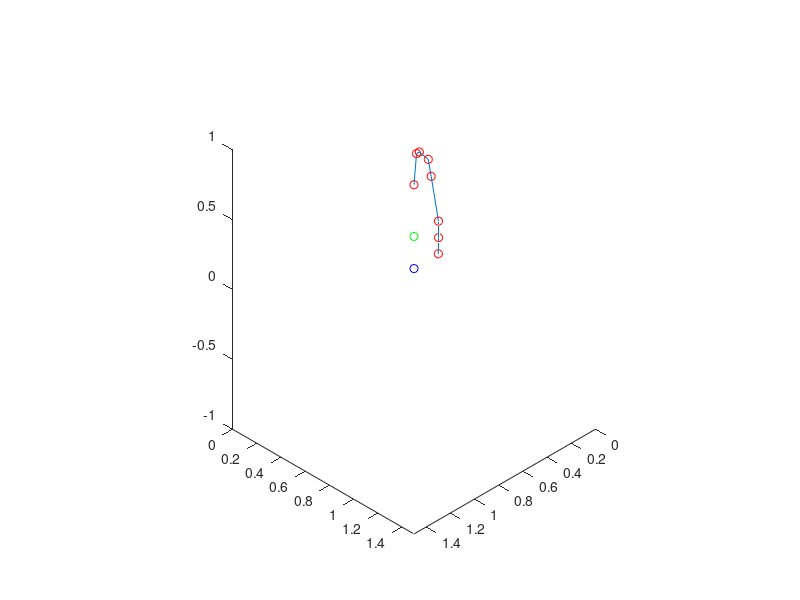

The MATLAB source for this figure: (Note: this script raises an error after producing the figure.)
%function [output1,output2] = getangles(args)
function main
    %theta = args.arg1';
    %final = args.arg2;
    type = 6;
    theta = [1;-0.7;0;1.4;0;0.85;0];
    %theta = [1;-0.377;-0.2;1.4;0.1;0.777;0.067];
    final = [0.5,.5,-.1];
    finalr = final + [0,0,1.0374-0.8077];
    finalr = finalr';
    Rdes = ROTy(pi/2);
    
    dt = 0.1;
    w = [0,0,1,0,1,0,1;0,1,0,1,0,1,0;1,0,0,0,0,0,0];
    q = [0,0.069,0.171,0.4334,0.537,0.8077,0.9237;0,0,0,0,0,0,0;...
         0,0.2703,0.2703,0.2014,0.2014,0.1913,0.1913];
    tw = zeros(6,7);
    for i = 1:7
        tw(:,i) = [-cross(w(:,i),q(:,i));w(:,i)];
    end
    
    g01 = eye(4);
    g02 = [ROTx(-pi/2),[0.0690;0;0.2703];zeros(1,3),1]
    g03 = [ROTy(pi/2),[0.1710;0;0.2703];zeros(1,3),1];
    g04 = [ROTx(-pi/2),[0.4334;0;0.2014];zeros(1,3),1];
    g05 = [ROTy(pi/2),[0.5370;0;0.2014];zeros(1,3),1];
    g06 = [ROTx(-pi/2),[0.8077;0;0.1913];zeros(1,3),1];
    g07 = [ROTy(pi/2),[0.9237;0;0.1913];zeros(1,3),1];
    g0e = [ROTy(pi/2),[1.0374;-0.0022;0.1924];zeros(1,3),1];
    %g0e = [ROTy(pi/2),[1.0237;0;0.1913];zeros(1,3),1];


    
    framecount = 1;
    q = 1;
    
    while true
        q=q+1;
        if floor(q/200) == ceil(q/200)
            pause(3);
        end
        for i = 1:7
            ex{i} = expm(hat6(tw(:,i))*theta(i));
        end
        H{1} = ex{1}*g01;
        H{2} = ex{1}*ex{2}*g02;
        H{3} = ex{1}*ex{2}*ex{3}*g03;
        H{4} = ex{1}*ex{2}*ex{3}*ex{4}*g04;
        H{5} = ex{1}*ex{2}*ex{3}*ex{4}*ex{5}*g05;
        H{6} = ex{1}*ex{2}*ex{3}*ex{4}*ex{5}*ex{6}*g06;
        H{7} = ex{1}*ex{2}*ex{3}*ex{4}*ex{5}*ex{6}*ex{7}*g07;
        He = ex{1}*ex{2}*ex{3}*ex{4}*ex{5}*ex{6}*ex{7}*g0e;
        
        Oe = He(1:3,4);
        O = zeros(3,7);
        J = zeros(6,7);
        JO = zeros(6,7);
        for i=1:7
            O(:,i) = H{i}(1:3,4);
            J(:,i) = [cross(w(:,i),Oe-O(:,i));w(:,i)];
            JO(:,i) = [cross(w(:,i),O(:,7)-O(:,i));w(:,i)];
        end
        %JO(:,5:7)=0;
        %JE(:,1:5)=0;
        DrawRobot(O,Oe,final,finalr);
        movie_frames(framecount) = getframe(gcf);
        framecount = framecount+1;
        
        CurrR = He(1:3,1:3);
        %Reul = rotm2eul(R,'XYZ');
        %ErrR = dot(Rdes,CurrR')
        ErrR = CurrR\Rdes
        thet = acos((trace(ErrR))/2);
        %me = 1./(2./sin(thet))*[ErrR(3,2)-ErrR(2,3);ErrR(1,3)-ErrR(3,1);ErrR(2,1)-ErrR(1,2)];
        me = vrrotmat2vec(ErrR);
        me = me(1,4)*(me(1,1:3)')
        w_unit = me;
        EdotR = .001*w_unit;
        %Rm = R\Rdes;
        
        %[r,p,y] = dcm2angle(Rm, 'XYZ')        
        %V = (1/cos(p))*[cos(r) sin(r) 0;-sin(r)*cos(p) cos(r)*cos(p) 0;cos(r)*sin(p) sin(r)*sin(p) cos(r)];
        %E = [eye(3,3) zeros(3,3); zeros(3,3) V];
        %J = E*JE;
        err = [final(1)-Oe(1);final(2)-Oe(2);final(3)-Oe(3)];
        %Rerr = [finalr(1)-O(1,7);finalr(2)-O(2,7);finalr(3)-O(3,7)];
        %Rerr = [r;p;y];
        nerr = norm(err);
        %nRerr = norm(Rerr);
        nRerr = norm(EdotR)
        if type == 6
            if (nerr>0.01) && (nRerr>0.01)
                %Edot = [err./nerr*0.02;Rerr./nRerr*0.05];
                Edot = [err./nerr*0.02];
                %EdotR =[Rerr./nRerr*0.02;zeros(3,1)];
            elseif (nerr>0.01) && (nRerr<0.01)
                Edot = [err./nerr*0.02];
                EdotR = zeros(3,1);
            elseif (nerr<0.01) && (nRerr>0.01)
                Edot = zeros(3,1);
            else
                %pause(5);
                break
            end
            qdot = J'*(J*J'+0.01*eye(6,6))^(-1)*[Edot;EdotR];
        elseif type == 5
            if (nerr>0.01) && (nRerr>0.5)
                Edot = [err./nerr*0.02;Rerr./nRerr*0.05];
                %Edot = [err./nerr*0.02;zeros(3,1)];
            elseif (nerr>0.01) && (nRerr<0.5)
                Edot = [err./nerr*0.02;zeros(3,1)];
            elseif (nerr<0.01) && (nRerr>0.5)
                Edot = [zeros(3,1);Rerr./nRerr*0.05];
            else
                %pause(5);
                break
            end
            qdot = J'*(J*J'+0.01*eye(6,6))^(-1)*Edot;
        elseif type == 3
            J = J(1:3,:);
            if nerr > 0.01
                Edot = err./nerr*0.05;
            else
                pause(5);
                break
            end
            qdot = J'*(J*J'+0.01*eye(3,3))^(-1)*Edot;
        else
           if nerr > 0.01
                Edot = [err./nerr*0.05;zeros(3,1)];
            else
                pause(5);
                break
            end
            qdot = J'*(J*J'+0.01*eye(6,6))^(-1)*Edot; 
        end
        theta = theta + qdot*dt;
    end
    
     nFrames = length(movie_frames);
     vidObj = VideoWriter('Baxter_Checkers.avi');
     vidObj.Quality = 100;
     vidObj.FrameRate = nFrames/5;
     open(vidObj);
     for i = 1:nFrames
         writeVideo(vidObj,movie_frames(i));
     end
     close(gcf)
     close(vidObj);
    
    output1 = theta;
    output2 = He;
end

function DrawRobot(O,Oe,final,finalr)

    clf        % Clears the figure
    axis equal % Sets axes scaling equal
    axis([0,1.5,0,1.5,-1,1]); % Defines axes bounds
    view([1,1,1]); %View angle
    hold on;
    
    % Plots point and lines for links
    
    
    for i=1:7
        plot3(O(1,i),O(2,i),O(3,i),'ro');
        if i == 7
            plot3(Oe(1),Oe(2),Oe(3),'ro');
            line([O(1,i),Oe(1)],[O(2,i),Oe(2)],[O(3,i),Oe(3)]);
            plot3(final(1),final(2),final(3),'bo');
            plot3(finalr(1),finalr(2),finalr(3),'go');

        else
            line([O(1,i),O(1,i+1)],[O(2,i),O(2,i+1)],[O(3,i),O(3,i+1)]);
        end
    end
    
end

function [R] = ROTx(theta)
    R = [1,0,0;0,cos(theta),-sin(theta);0,sin(theta),cos(theta)];
end

function [R] = ROTy(theta)
    R = [cos(theta),0,sin(theta);0,1,0;-sin(theta),0,cos(theta)];
end

function [R] = ROTz(theta)
    R = [cos(theta),-sin(theta),0;sin(theta),cos(theta),0;0,0,1];
end

function Ehat = hat6(twist)
Ehat = [0 -twist(6) twist(5) twist(1);...
        twist(6) 0 -twist(4) twist(2);...
        -twist(5) twist(4) 0 twist(3);...
           0        0      0       0];
end
